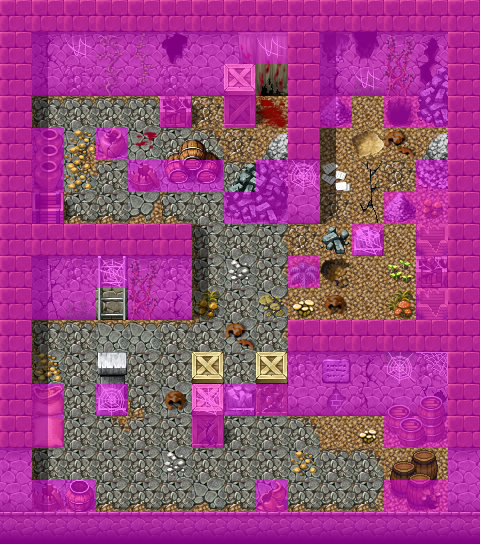

A level layout from a 2D game, rendered from its tile map. Below: a short description, then the map file with tile-grid data replaced by summaries:
An orthogonal 15x17 tile map with 32x32 px tiles, 4 tile layers (Ground, Objects, Above, Walkable), 60 tilesets and 3 objects (2x mapchange, key).

<map height="17" orientation="orthogonal" tileheight="32" tilewidth="32" version="1.0" width="15">
 <tileset firstgid="1" name="map_bed_1" tileheight="32" tilewidth="32">
  <image height="256" source="../drawable/map_bed_1.png" width="512" />
 </tileset><tileset firstgid="129" name="map_border_1" tileheight="32" tilewidth="32">
  <image height="256" source="../drawable/map_border_1.png" width="512" />
 </tileset><tileset firstgid="257" name="map_bridge_1" tileheight="32" tilewidth="32">
  <image height="256" source="../drawable/map_bridge_1.png" width="512" />
 </tileset><tileset firstgid="385" name="map_bridge_2" tileheight="32" tilewidth="32">
  <image height="256" source="../drawable/map_bridge_2.png" width="512" />
 </tileset><tileset firstgid="513" name="map_broken_1" tileheight="32" tilewidth="32">
  <image height="256" source="../drawable/map_broken_1.png" width="512" />
 </tileset><tileset firstgid="641" name="map_cavewall_1" tileheight="32" tilewidth="32">
  <image height="192" source="../drawable/map_cavewall_1.png" width="576" />
 </tileset><tileset firstgid="749" name="map_cavewall_2" tileheight="32" tilewidth="32">
  <image height="192" source="../drawable/map_cavewall_2.png" width="576" />
 </tileset><tileset firstgid="857" name="map_cavewall_3" tileheight="32" tilewidth="32">
  <image height="192" source="../drawable/map_cavewall_3.png" width="576" />
 </tileset><tileset firstgid="965" name="map_cavewall_4" tileheight="32" tilewidth="32">
  <image height="192" source="../drawable/map_cavewall_4.png" width="576" />
 </tileset><tileset firstgid="1073" name="map_chair_table_1" tileheight="32" tilewidth="32">
  <image height="256" source="../drawable/map_chair_table_1.png" width="512" />
 </tileset><tileset firstgid="1201" name="map_chair_table_2" tileheight="32" tilewidth="32">
  <image height="256" source="../drawable/map_chair_table_2.png" width="512" />
 </tileset><tileset firstgid="1329" name="map_crate_1" tileheight="32" tilewidth="32">
  <image height="256" source="../drawable/map_crate_1.png" width="512" />
 </tileset><tileset firstgid="1457" name="map_cupboard_1" tileheight="32" tilewidth="32">
  <image height="256" source="../drawable/map_cupboard_1.png" width="512" />
 </tileset><tileset firstgid="1585" name="map_curtain_1" tileheight="32" tilewidth="32">
  <image height="256" source="../drawable/map_curtain_1.png" width="512" />
 </tileset><tileset firstgid="1713" name="map_entrance_1" tileheight="32" tilewidth="32">
  <image height="256" source="../drawable/map_entrance_1.png" width="512" />
 </tileset><tileset firstgid="1841" name="map_entrance_2" tileheight="32" tilewidth="32">
  <image height="256" source="../drawable/map_entrance_2.png" width="512" />
 </tileset><tileset firstgid="1969" name="map_fence_1" tileheight="32" tilewidth="32">
  <image height="256" source="../drawable/map_fence_1.png" width="512" />
 </tileset><tileset firstgid="2097" name="map_fence_2" tileheight="32" tilewidth="32">
  <image height="256" source="../drawable/map_fence_2.png" width="512" />
 </tileset><tileset firstgid="2225" name="map_fence_3" tileheight="32" tilewidth="32">
  <image height="256" source="../drawable/map_fence_3.png" width="512" />
 </tileset><tileset firstgid="2353" name="map_fence_4" tileheight="32" tilewidth="32">
  <image height="256" source="../drawable/map_fence_4.png" width="512" />
 </tileset><tileset firstgid="2481" name="map_ground_1" tileheight="32" tilewidth="32">
  <image height="256" source="../drawable/map_ground_1.png" width="512" />
 </tileset><tileset firstgid="2609" name="map_ground_2" tileheight="32" tilewidth="32">
  <image height="256" source="../drawable/map_ground_2.png" width="512" />
 </tileset><tileset firstgid="2737" name="map_ground_3" tileheight="32" tilewidth="32">
  <image height="256" source="../drawable/map_ground_3.png" width="512" />
 </tileset><tileset firstgid="2865" name="map_ground_4" tileheight="32" tilewidth="32">
  <image height="256" source="../drawable/map_ground_4.png" width="512" />
 </tileset><tileset firstgid="2993" name="map_ground_5" tileheight="32" tilewidth="32">
  <image height="256" source="../drawable/map_ground_5.png" width="512" />
 </tileset><tileset firstgid="3121" name="map_ground_6" tileheight="32" tilewidth="32">
  <image height="256" source="../drawable/map_ground_6.png" width="512" />
 </tileset><tileset firstgid="3249" name="map_ground_7" tileheight="32" tilewidth="32">
  <image height="256" source="../drawable/map_ground_7.png" width="512" />
 </tileset><tileset firstgid="3377" name="map_ground_8" tileheight="32" tilewidth="32">
  <image height="256" source="../drawable/map_ground_8.png" width="512" />
 </tileset><tileset firstgid="3505" name="map_house_1" tileheight="32" tilewidth="32">
  <image height="256" source="../drawable/map_house_1.png" width="512" />
 </tileset><tileset firstgid="3633" name="map_house_2" tileheight="32" tilewidth="32">
  <image height="256" source="../drawable/map_house_2.png" width="512" />
 </tileset><tileset firstgid="3761" name="map_indoor_1" tileheight="32" tilewidth="32">
  <image height="256" source="../drawable/map_indoor_1.png" width="512" />
 </tileset><tileset firstgid="3889" name="map_indoor_2" tileheight="32" tilewidth="32">
  <image height="256" source="../drawable/map_indoor_2.png" width="512" />
 </tileset><tileset firstgid="4017" name="map_kitchen_1" tileheight="32" tilewidth="32">
  <image height="256" source="../drawable/map_kitchen_1.png" width="512" />
 </tileset><tileset firstgid="4145" name="map_outdoor_1" tileheight="32" tilewidth="32">
  <image height="256" source="../drawable/map_outdoor_1.png" width="512" />
 </tileset><tileset firstgid="4273" name="map_pillar_1" tileheight="32" tilewidth="32">
  <image height="256" source="../drawable/map_pillar_1.png" width="512" />
 </tileset><tileset firstgid="4401" name="map_pillar_2" tileheight="32" tilewidth="32">
  <image height="256" source="../drawable/map_pillar_2.png" width="512" />
 </tileset><tileset firstgid="4529" name="map_plant_1" tileheight="32" tilewidth="32">
  <image height="256" source="../drawable/map_plant_1.png" width="512" />
 </tileset><tileset firstgid="4657" name="map_plant_2" tileheight="32" tilewidth="32">
  <image height="256" source="../drawable/map_plant_2.png" width="512" />
 </tileset><tileset firstgid="4785" name="map_rock_1" tileheight="32" tilewidth="32">
  <image height="256" source="../drawable/map_rock_1.png" width="512" />
 </tileset><tileset firstgid="4913" name="map_rock_2" tileheight="32" tilewidth="32">
  <image height="256" source="../drawable/map_rock_2.png" width="512" />
 </tileset><tileset firstgid="5041" name="map_roof_1" tileheight="32" tilewidth="32">
  <image height="256" source="../drawable/map_roof_1.png" width="512" />
 </tileset><tileset firstgid="5169" name="map_roof_2" tileheight="32" tilewidth="32">
  <image height="256" source="../drawable/map_roof_2.png" width="512" />
 </tileset><tileset firstgid="5297" name="map_roof_3" tileheight="32" tilewidth="32">
  <image height="256" source="../drawable/map_roof_3.png" width="512" />
 </tileset><tileset firstgid="5425" name="map_shop_1" tileheight="32" tilewidth="32">
  <image height="256" source="../drawable/map_shop_1.png" width="512" />
 </tileset><tileset firstgid="5553" name="map_sign_ladder_1" tileheight="32" tilewidth="32">
  <image height="256" source="../drawable/map_sign_ladder_1.png" width="512" />
 </tileset><tileset firstgid="5681" name="map_table_1" tileheight="32" tilewidth="32">
  <image height="256" source="../drawable/map_table_1.png" width="512" />
 </tileset><tileset firstgid="5809" name="map_trail_1" tileheight="32" tilewidth="32">
  <image height="256" source="../drawable/map_trail_1.png" width="512" />
 </tileset><tileset firstgid="5937" name="map_transition_1" tileheight="32" tilewidth="32">
  <image height="256" source="../drawable/map_transition_1.png" width="512" />
 </tileset><tileset firstgid="6065" name="map_transition_2" tileheight="32" tilewidth="32">
  <image height="256" source="../drawable/map_transition_2.png" width="512" />
 </tileset><tileset firstgid="6193" name="map_transition_3" tileheight="32" tilewidth="32">
  <image height="256" source="../drawable/map_transition_3.png" width="512" />
 </tileset><tileset firstgid="6321" name="map_transition_4" tileheight="32" tilewidth="32">
  <image height="256" source="../drawable/map_transition_4.png" width="512" />
 </tileset><tileset firstgid="6449" name="map_transition_5" tileheight="32" tilewidth="32">
  <image height="256" source="../drawable/map_transition_5.png" width="512" />
 </tileset><tileset firstgid="6577" name="map_tree_1" tileheight="32" tilewidth="32">
  <image height="256" source="../drawable/map_tree_1.png" width="512" />
 </tileset><tileset firstgid="6705" name="map_tree_2" tileheight="32" tilewidth="32">
  <image height="256" source="../drawable/map_tree_2.png" width="512" />
 </tileset><tileset firstgid="6833" name="map_wall_1" tileheight="32" tilewidth="32">
  <image height="256" source="../drawable/map_wall_1.png" width="512" />
 </tileset><tileset firstgid="6961" name="map_wall_2" tileheight="32" tilewidth="32">
  <image height="256" source="../drawable/map_wall_2.png" width="480" />
 </tileset><tileset firstgid="7081" name="map_wall_3" tileheight="32" tilewidth="32">
  <image height="256" source="../drawable/map_wall_3.png" width="480" />
 </tileset><tileset firstgid="7201" name="map_wall_4" tileheight="32" tilewidth="32">
  <image height="256" source="../drawable/map_wall_4.png" width="480" />
 </tileset><tileset firstgid="7321" name="map_window_1" tileheight="32" tilewidth="32">
  <image height="256" source="../drawable/map_window_1.png" width="512" />
 </tileset><tileset firstgid="7449" name="map_window_2" tileheight="32" tilewidth="32">
  <image height="256" source="../drawable/map_window_2.png" width="512" />
 </tileset><layer height="17" name="Ground" width="15">
  <data>[255 cells, 255 non-empty, 23 distinct tile ids]</data>
 </layer>
 <layer height="17" name="Objects" width="15">
  <data>[255 cells, 161 non-empty, 75 distinct tile ids]</data>
 </layer>
 <layer height="17" name="Above" width="15">
  <data>[255 cells, 50 non-empty, 20 distinct tile ids]</data>
 </layer>
 <layer height="17" name="Walkable" width="15">
  <data>[255 cells, 155 non-empty, 1 distinct tile ids]</data>
 </layer>
 <objectgroup name="Mapevents">
  <object height="32" name="north" type="mapchange" width="32" x="256" y="64">
   <properties>
    <property name="map" value="stoutford_cellar2" />
    <property name="place" value="south" />
   </properties>
  </object>
  <object height="32" name="up" type="mapchange" width="32" x="96" y="288">
   <properties>
    <property name="map" value="stoutford_derelict" />
    <property name="place" value="down" />
   </properties>
  </object>
 </objectgroup>
 <objectgroup name="Spawn" />
 <objectgroup name="Keys">
  <object height="32" name="rumblings:50" type="key" width="32" x="256" y="64">
   <properties>
    <property name="phrase" value="stoutford_cellar_locked_key" />
   </properties>
  </object>
 </objectgroup>
</map>
